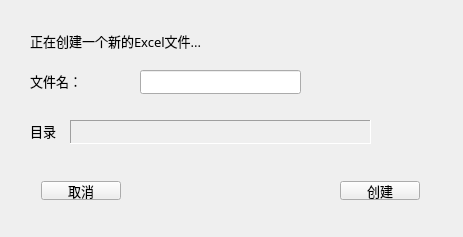
<?xml version="1.0" encoding="UTF-8"?>
<ui version="4.0">
 <class>CreateExportFile</class>
 <widget class="QWidget" name="CreateExportFile">
  <property name="geometry">
   <rect>
    <x>0</x>
    <y>0</y>
    <width>463</width>
    <height>237</height>
   </rect>
  </property>
  <property name="windowTitle">
   <string>创建文件</string>
  </property>
  <widget class="QLabel" name="label_2">
   <property name="geometry">
    <rect>
     <x>30</x>
     <y>70</y>
     <width>51</width>
     <height>21</height>
    </rect>
   </property>
   <property name="font">
    <font>
     <family>微软雅黑</family>
     <pointsize>10</pointsize>
    </font>
   </property>
   <property name="text">
    <string>文件名：</string>
   </property>
  </widget>
  <widget class="QLineEdit" name="fileName">
   <property name="geometry">
    <rect>
     <x>140</x>
     <y>70</y>
     <width>161</width>
     <height>24</height>
    </rect>
   </property>
   <property name="font">
    <font>
     <family>微软雅黑</family>
     <pointsize>10</pointsize>
    </font>
   </property>
  </widget>
  <widget class="QLabel" name="label_3">
   <property name="geometry">
    <rect>
     <x>30</x>
     <y>120</y>
     <width>31</width>
     <height>21</height>
    </rect>
   </property>
   <property name="font">
    <font>
     <family>微软雅黑</family>
     <pointsize>10</pointsize>
    </font>
   </property>
   <property name="text">
    <string>目录：</string>
   </property>
  </widget>
  <widget class="QWidget" name="horizontalLayoutWidget">
   <property name="geometry">
    <rect>
     <x>30</x>
     <y>170</y>
     <width>401</width>
     <height>41</height>
    </rect>
   </property>
   <layout class="QHBoxLayout" name="horizontalLayout_2">
    <item>
     <widget class="QPushButton" name="btnCancle">
      <property name="font">
       <font>
        <family>微软雅黑</family>
        <pointsize>10</pointsize>
       </font>
      </property>
      <property name="text">
       <string>取消</string>
      </property>
     </widget>
    </item>
    <item>
     <spacer name="horizontalSpacer">
      <property name="orientation">
       <enum>Qt::Horizontal</enum>
      </property>
      <property name="sizeHint" stdset="0">
       <size>
        <width>188</width>
        <height>20</height>
       </size>
      </property>
     </spacer>
    </item>
    <item>
     <widget class="QPushButton" name="btnCreateFile">
      <property name="font">
       <font>
        <family>微软雅黑</family>
        <pointsize>10</pointsize>
       </font>
      </property>
      <property name="text">
       <string>创建</string>
      </property>
     </widget>
    </item>
   </layout>
  </widget>
  <widget class="QPushButton" name="btnChooseDir">
   <property name="geometry">
    <rect>
     <x>380</x>
     <y>110</y>
     <width>51</width>
     <height>41</height>
    </rect>
   </property>
   <property name="text">
    <string/>
   </property>
   <property name="icon">
    <iconset>
     <normalon>:/Resources/folder.png</normalon>
    </iconset>
   </property>
   <property name="iconSize">
    <size>
     <width>30</width>
     <height>30</height>
    </size>
   </property>
   <property name="flat">
    <bool>true</bool>
   </property>
  </widget>
  <widget class="QLabel" name="fileDir">
   <property name="geometry">
    <rect>
     <x>70</x>
     <y>120</y>
     <width>301</width>
     <height>24</height>
    </rect>
   </property>
   <property name="sizePolicy">
    <sizepolicy hsizetype="Preferred" vsizetype="Preferred">
     <horstretch>0</horstretch>
     <verstretch>0</verstretch>
    </sizepolicy>
   </property>
   <property name="font">
    <font>
     <family>微软雅黑</family>
     <pointsize>10</pointsize>
    </font>
   </property>
   <property name="frameShape">
    <enum>QFrame::Panel</enum>
   </property>
   <property name="frameShadow">
    <enum>QFrame::Sunken</enum>
   </property>
   <property name="lineWidth">
    <number>1</number>
   </property>
   <property name="text">
    <string/>
   </property>
   <property name="scaledContents">
    <bool>false</bool>
   </property>
   <property name="alignment">
    <set>Qt::AlignLeading|Qt::AlignLeft|Qt::AlignTop</set>
   </property>
   <property name="wordWrap">
    <bool>false</bool>
   </property>
  </widget>
  <widget class="QLabel" name="label">
   <property name="geometry">
    <rect>
     <x>30</x>
     <y>30</y>
     <width>231</width>
     <height>21</height>
    </rect>
   </property>
   <property name="font">
    <font>
     <family>微软雅黑</family>
     <pointsize>10</pointsize>
    </font>
   </property>
   <property name="text">
    <string>正在创建一个新的Excel文件...</string>
   </property>
  </widget>
 </widget>
 <layoutdefault spacing="6" margin="11"/>
 <resources>
  <include location="BidsAssistant.qrc"/>
 </resources>
 <connections>
  <connection>
   <sender>fileName</sender>
   <signal>textChanged(QString)</signal>
   <receiver>CreateExportFile</receiver>
   <slot>fileNameInputed()</slot>
   <hints>
    <hint type="sourcelabel">
     <x>264</x>
     <y>71</y>
    </hint>
    <hint type="destinationlabel">
     <x>272</x>
     <y>36</y>
    </hint>
   </hints>
  </connection>
  <connection>
   <sender>btnChooseDir</sender>
   <signal>clicked()</signal>
   <receiver>CreateExportFile</receiver>
   <slot>btnChooseDirClicked()</slot>
   <hints>
    <hint type="sourcelabel">
     <x>411</x>
     <y>128</y>
    </hint>
    <hint type="destinationlabel">
     <x>375</x>
     <y>73</y>
    </hint>
   </hints>
  </connection>
  <connection>
   <sender>btnCancle</sender>
   <signal>clicked()</signal>
   <receiver>CreateExportFile</receiver>
   <slot>btnCancleClicked()</slot>
   <hints>
    <hint type="sourcelabel">
     <x>92</x>
     <y>187</y>
    </hint>
    <hint type="destinationlabel">
     <x>133</x>
     <y>157</y>
    </hint>
   </hints>
  </connection>
  <connection>
   <sender>btnCreateFile</sender>
   <signal>clicked()</signal>
   <receiver>CreateExportFile</receiver>
   <slot>btnCreateFileClicked()</slot>
   <hints>
    <hint type="sourcelabel">
     <x>376</x>
     <y>187</y>
    </hint>
    <hint type="destinationlabel">
     <x>322</x>
     <y>164</y>
    </hint>
   </hints>
  </connection>
 </connections>
 <slots>
  <slot>fileNameInputed()</slot>
  <slot>btnChooseDirClicked()</slot>
  <slot>btnCancleClicked()</slot>
  <slot>btnCreateFileClicked()</slot>
 </slots>
</ui>
